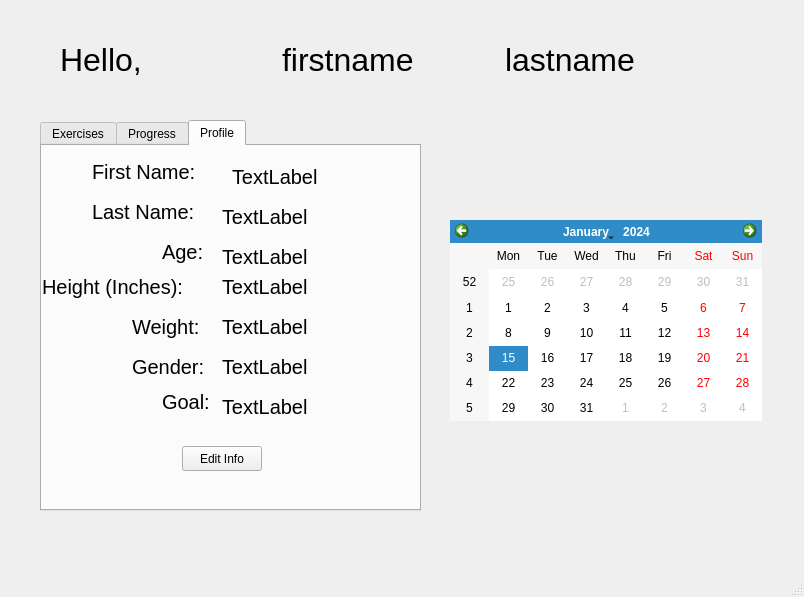
<?xml version="1.0" encoding="UTF-8"?>
<ui version="4.0">
 <class>MainWindow</class>
 <widget class="QMainWindow" name="MainWindow">
  <property name="geometry">
   <rect>
    <x>0</x>
    <y>0</y>
    <width>804</width>
    <height>597</height>
   </rect>
  </property>
  <property name="windowTitle">
   <string>MainWindow</string>
  </property>
  <widget class="QWidget" name="centralwidget">
   <widget class="QWidget" name="horizontalLayoutWidget">
    <property name="geometry">
     <rect>
      <x>60</x>
      <y>20</y>
      <width>661</width>
      <height>80</height>
     </rect>
    </property>
    <layout class="QHBoxLayout" name="horizontalLayout">
     <item>
      <widget class="QLabel" name="hello">
       <property name="font">
        <font>
         <pointsize>24</pointsize>
        </font>
       </property>
       <property name="text">
        <string>Hello,</string>
       </property>
      </widget>
     </item>
     <item>
      <widget class="QLabel" name="firstname">
       <property name="font">
        <font>
         <pointsize>24</pointsize>
        </font>
       </property>
       <property name="text">
        <string>firstname</string>
       </property>
      </widget>
     </item>
     <item>
      <widget class="QLabel" name="lastname">
       <property name="font">
        <font>
         <pointsize>24</pointsize>
        </font>
       </property>
       <property name="text">
        <string>lastname</string>
       </property>
      </widget>
     </item>
    </layout>
   </widget>
   <widget class="QTabWidget" name="tabWidget">
    <property name="geometry">
     <rect>
      <x>40</x>
      <y>120</y>
      <width>381</width>
      <height>391</height>
     </rect>
    </property>
    <property name="currentIndex">
     <number>2</number>
    </property>
    <widget class="QWidget" name="tab">
     <attribute name="title">
      <string>Exercises</string>
     </attribute>
     <widget class="QListView" name="listView">
      <property name="geometry">
       <rect>
        <x>10</x>
        <y>30</y>
        <width>341</width>
        <height>291</height>
       </rect>
      </property>
     </widget>
    </widget>
    <widget class="QWidget" name="tab_3">
     <attribute name="title">
      <string>Progress</string>
     </attribute>
     <widget class="QProgressBar" name="progressBar">
      <property name="geometry">
       <rect>
        <x>60</x>
        <y>70</y>
        <width>118</width>
        <height>23</height>
       </rect>
      </property>
      <property name="value">
       <number>24</number>
      </property>
     </widget>
    </widget>
    <widget class="QWidget" name="tab_2">
     <attribute name="title">
      <string>Profile</string>
     </attribute>
     <widget class="QLabel" name="FNameLabel">
      <property name="geometry">
       <rect>
        <x>50</x>
        <y>10</y>
        <width>131</width>
        <height>31</height>
       </rect>
      </property>
      <property name="font">
       <font>
        <pointsize>15</pointsize>
       </font>
      </property>
      <property name="text">
       <string>First Name:</string>
      </property>
     </widget>
     <widget class="QLabel" name="LNameLabel">
      <property name="geometry">
       <rect>
        <x>50</x>
        <y>50</y>
        <width>121</width>
        <height>31</height>
       </rect>
      </property>
      <property name="font">
       <font>
        <pointsize>15</pointsize>
       </font>
      </property>
      <property name="text">
       <string>Last Name:</string>
      </property>
     </widget>
     <widget class="QLabel" name="HeightLabel">
      <property name="geometry">
       <rect>
        <x>0</x>
        <y>120</y>
        <width>181</width>
        <height>41</height>
       </rect>
      </property>
      <property name="font">
       <font>
        <pointsize>15</pointsize>
       </font>
      </property>
      <property name="text">
       <string>Height (Inches):</string>
      </property>
     </widget>
     <widget class="QLabel" name="AgeLabel">
      <property name="geometry">
       <rect>
        <x>120</x>
        <y>90</y>
        <width>51</width>
        <height>31</height>
       </rect>
      </property>
      <property name="font">
       <font>
        <pointsize>15</pointsize>
       </font>
      </property>
      <property name="text">
       <string>Age:</string>
      </property>
     </widget>
     <widget class="QLabel" name="WeightLabel">
      <property name="geometry">
       <rect>
        <x>90</x>
        <y>160</y>
        <width>91</width>
        <height>41</height>
       </rect>
      </property>
      <property name="font">
       <font>
        <pointsize>15</pointsize>
       </font>
      </property>
      <property name="text">
       <string>Weight:</string>
      </property>
     </widget>
     <widget class="QLabel" name="GenderLabel">
      <property name="geometry">
       <rect>
        <x>90</x>
        <y>200</y>
        <width>91</width>
        <height>41</height>
       </rect>
      </property>
      <property name="font">
       <font>
        <pointsize>15</pointsize>
       </font>
      </property>
      <property name="text">
       <string>Gender:</string>
      </property>
     </widget>
     <widget class="QLabel" name="GoalLabel">
      <property name="geometry">
       <rect>
        <x>120</x>
        <y>240</y>
        <width>61</width>
        <height>31</height>
       </rect>
      </property>
      <property name="font">
       <font>
        <pointsize>15</pointsize>
       </font>
      </property>
      <property name="text">
       <string>Goal:</string>
      </property>
     </widget>
     <widget class="QLabel" name="UserFName">
      <property name="geometry">
       <rect>
        <x>190</x>
        <y>20</y>
        <width>111</width>
        <height>21</height>
       </rect>
      </property>
      <property name="font">
       <font>
        <pointsize>15</pointsize>
       </font>
      </property>
      <property name="text">
       <string>TextLabel</string>
      </property>
     </widget>
     <widget class="QLabel" name="UserLName">
      <property name="geometry">
       <rect>
        <x>180</x>
        <y>60</y>
        <width>111</width>
        <height>21</height>
       </rect>
      </property>
      <property name="font">
       <font>
        <pointsize>15</pointsize>
       </font>
      </property>
      <property name="text">
       <string>TextLabel</string>
      </property>
     </widget>
     <widget class="QLabel" name="UserAge">
      <property name="geometry">
       <rect>
        <x>180</x>
        <y>100</y>
        <width>111</width>
        <height>21</height>
       </rect>
      </property>
      <property name="font">
       <font>
        <pointsize>15</pointsize>
       </font>
      </property>
      <property name="text">
       <string>TextLabel</string>
      </property>
     </widget>
     <widget class="QLabel" name="UserHeight">
      <property name="geometry">
       <rect>
        <x>180</x>
        <y>130</y>
        <width>111</width>
        <height>21</height>
       </rect>
      </property>
      <property name="font">
       <font>
        <pointsize>15</pointsize>
       </font>
      </property>
      <property name="text">
       <string>TextLabel</string>
      </property>
     </widget>
     <widget class="QLabel" name="UserWeight">
      <property name="geometry">
       <rect>
        <x>180</x>
        <y>170</y>
        <width>111</width>
        <height>21</height>
       </rect>
      </property>
      <property name="font">
       <font>
        <pointsize>15</pointsize>
       </font>
      </property>
      <property name="text">
       <string>TextLabel</string>
      </property>
     </widget>
     <widget class="QLabel" name="UserGender">
      <property name="geometry">
       <rect>
        <x>180</x>
        <y>210</y>
        <width>111</width>
        <height>21</height>
       </rect>
      </property>
      <property name="font">
       <font>
        <pointsize>15</pointsize>
       </font>
      </property>
      <property name="text">
       <string>TextLabel</string>
      </property>
     </widget>
     <widget class="QLabel" name="UserGoal">
      <property name="geometry">
       <rect>
        <x>180</x>
        <y>250</y>
        <width>111</width>
        <height>21</height>
       </rect>
      </property>
      <property name="font">
       <font>
        <pointsize>15</pointsize>
       </font>
      </property>
      <property name="text">
       <string>TextLabel</string>
      </property>
     </widget>
     <widget class="QPushButton" name="edit">
      <property name="geometry">
       <rect>
        <x>140</x>
        <y>300</y>
        <width>80</width>
        <height>25</height>
       </rect>
      </property>
      <property name="text">
       <string>Edit Info</string>
      </property>
     </widget>
    </widget>
   </widget>
   <widget class="QCalendarWidget" name="calendarWidget">
    <property name="geometry">
     <rect>
      <x>450</x>
      <y>220</y>
      <width>312</width>
      <height>201</height>
     </rect>
    </property>
   </widget>
  </widget>
  <widget class="QStatusBar" name="statusbar"/>
  <widget class="QMenuBar" name="menubar">
   <property name="geometry">
    <rect>
     <x>0</x>
     <y>0</y>
     <width>804</width>
     <height>24</height>
    </rect>
   </property>
  </widget>
 </widget>
 <resources/>
 <connections/>
</ui>
